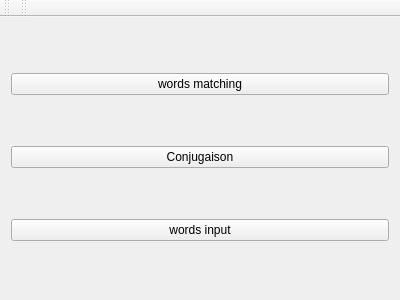
<?xml version="1.0" encoding="UTF-8"?>
<ui version="4.0">
 <class>MainWindow</class>
 <widget class="QMainWindow" name="MainWindow">
  <property name="geometry">
   <rect>
    <x>0</x>
    <y>0</y>
    <width>400</width>
    <height>300</height>
   </rect>
  </property>
  <property name="windowTitle">
   <string>MainWindow</string>
  </property>
  <widget class="QWidget" name="centralWidget">
   <property name="maximumSize">
    <size>
     <width>400</width>
     <height>16777215</height>
    </size>
   </property>
   <layout class="QGridLayout" name="gridLayout">
    <item row="0" column="3">
     <widget class="QPushButton" name="pushButton">
      <property name="text">
       <string>words matching</string>
      </property>
     </widget>
    </item>
    <item row="2" column="3">
     <widget class="QPushButton" name="pushButton_2">
      <property name="text">
       <string>words input</string>
      </property>
     </widget>
    </item>
    <item row="1" column="3">
     <widget class="QPushButton" name="pushButton_3">
      <property name="text">
       <string>Conjugaison</string>
      </property>
     </widget>
    </item>
   </layout>
  </widget>
  <widget class="QToolBar" name="mainToolBar">
   <attribute name="toolBarArea">
    <enum>TopToolBarArea</enum>
   </attribute>
   <attribute name="toolBarBreak">
    <bool>false</bool>
   </attribute>
  </widget>
  <widget class="QToolBar" name="toolBar">
   <property name="windowTitle">
    <string>toolBar</string>
   </property>
   <attribute name="toolBarArea">
    <enum>TopToolBarArea</enum>
   </attribute>
   <attribute name="toolBarBreak">
    <bool>false</bool>
   </attribute>
  </widget>
 </widget>
 <layoutdefault spacing="6" margin="11"/>
 <resources/>
 <connections/>
</ui>
